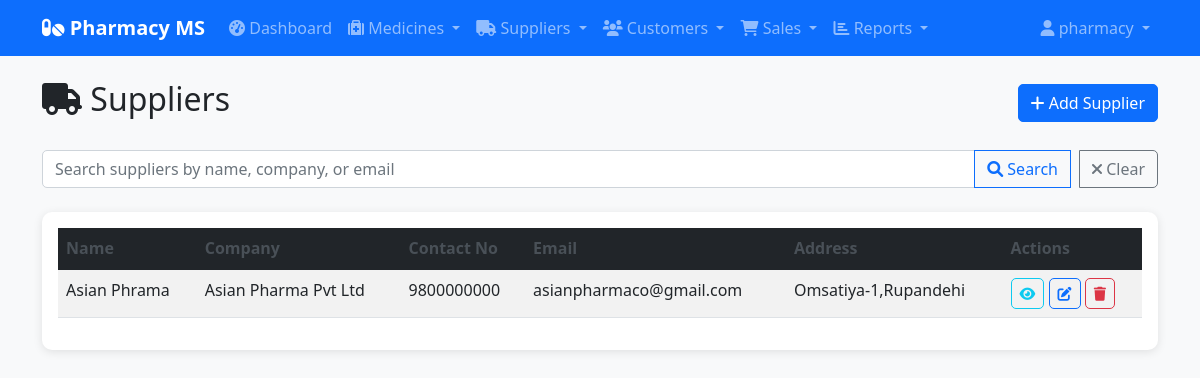
Page /suppliers/ (signed in) on the committed database.
### suppliers/models.py (models this page shows, shortened)
class Supplier(models.Model):
    name = models.CharField(max_length=100)
    company = models.CharField(max_length=100)
    contact_no = models.CharField(max_length=20)
    email = models.EmailField(blank=True)
    address = models.TextField(blank=True)

### suppliers/views.py (the view)
# urls.py: path('', views.supplier_list, name='supplier_list'),
@login_required
def supplier_list(request):
    if request.user.profile.role == 'customer':
        from django.shortcuts import redirect
        return redirect('medicines:medicine_list')
    suppliers = Supplier.objects.all().order_by('name')
    search_query = request.GET.get('search', '')
    if search_query:
        suppliers = suppliers.filter(
            Q(name__icontains=search_query) |
            Q(company__icontains=search_query) |
            Q(email__icontains=search_query)
        )
    context = {
        'suppliers': suppliers,
        'search_query': search_query,
    }
    return render(request, 'suppliers/supplier_list.html', context)

### templates/suppliers/supplier_list.html (shortened to what this page needs)
{% extends 'base.html' %}
{% block content %}
<div class="row mb-4">
    <div class="col-12 d-flex justify-content-between align-items-center">
        <h2><i class="fas fa-truck"></i> Suppliers</h2>
        <a href="{% url 'suppliers:supplier_create' %}" class="btn btn-primary">
            <i class="fas fa-plus"></i> Add Supplier
        </a>
    </div>
</div>
<div class="row mb-4">
    <div class="col-12">
        <form method="get" class="input-group">
            <input type="text" name="search" class="form-control" placeholder="Search suppliers by name, company, or email" value="{{ search_query }}">
            <button class="btn btn-outline-primary" type="submit">
                <i class="fas fa-search"></i> Search
            </button>
            <a href="{% url 'suppliers:supplier_list' %}" class="btn btn-outline-secondary ms-2">
                <i class="fas fa-times"></i> Clear
            </a>
        </form>
    </div>
</div>
<div class="row">
    <div class="col-12">
        <div class="card">
            <div class="card-body">
                {% if suppliers %}
                    <div class="table-responsive">
                        <table class="table table-striped table-hover">
                            <thead class="table-dark">
                                <tr>
                                    <th>Name</th>
                                    <th>Company</th>
                                    <th>Contact No</th>
                                    <th>Email</th>
                                    <th>Address</th>
                                    <th>Actions</th>
                                </tr>
                            </thead>
                            <tbody>
                                {% for supplier in suppliers %}
                                    <tr>
                                        <td>{{ supplier.name }}</td>
                                        <td>{{ supplier.company }}</td>
                                        <td>{{ supplier.contact_no }}</td>
                                        <td>{{ supplier.email }}</td>
                                        <td>{{ supplier.address|linebreaksbr }}</td>
                                        <td>
                                            <a href="{% url 'suppliers:supplier_detail' supplier.pk %}" class="btn btn-sm btn-outline-info" title="View">
                                                <i class="fas fa-eye"></i>
                                            </a>
                                            <a href="{% url 'suppliers:supplier_update' supplier.pk %}" class="btn btn-sm btn-outline-primary" title="Edit">
                                                <i class="fas fa-edit"></i>
                                            </a>
                                            <a href="{% url 'suppliers:supplier_delete' supplier.pk %}" class="btn btn-sm btn-outline-danger" title="Delete">
                                                <i class="fas fa-trash"></i>
                                            </a>
                                        </td>
                                    </tr>
                                {% endfor %}
                            </tbody>
                        </table>
                    </div>
                {% endif %}
            </div>
        </div>
    </div>
</div>
{% endblock %}

### templates/base.html (shortened to what this page needs)
<!DOCTYPE html>
<html lang="en">
<head>
    <link href="https://cdn.jsdelivr.net/npm/bootstrap@5.1.3/dist/css/bootstrap.min.css" rel="stylesheet">
    <link href="https://cdnjs.cloudflare.com/ajax/libs/font-awesome/6.0.0/css/all.min.css" rel="stylesheet">
    {% load static %}
    <link rel="stylesheet" href="{% static 'css/style.css' %}">
</head>
<body>
    <nav class="navbar navbar-expand-lg navbar-dark bg-primary">
        <div class="container">
            <a class="navbar-brand" href="{% url 'reports:dashboard' %}">
                <i class="fas fa-pills"></i> Pharmacy MS
            </a>
            <div class="collapse navbar-collapse" id="navbarNav">
                <ul class="navbar-nav me-auto">
                    <li class="nav-item">
                        <a class="nav-link" href="{% url 'reports:dashboard' %}">
                            <i class="fas fa-tachometer-alt"></i> Dashboard
                        </a>
                    </li>
                    <li class="nav-item dropdown">
                        <a class="nav-link dropdown-toggle" href="#" id="medicinesDropdown" role="button" data-bs-toggle="dropdown">
                            <i class="fas fa-medkit"></i> Medicines
                        </a>
                    </li>
                    <li class="nav-item dropdown">
                        <a class="nav-link dropdown-toggle" href="#" id="suppliersDropdown" role="button" data-bs-toggle="dropdown">
                            <i class="fas fa-truck"></i> Suppliers
                        </a>
                    </li>
                    <li class="nav-item dropdown">
                        <a class="nav-link dropdown-toggle" href="#" id="customersDropdown" role="button" data-bs-toggle="dropdown">
                            <i class="fas fa-users"></i> Customers
                        </a>
                    </li>
                    <li class="nav-item dropdown">
                        <a class="nav-link dropdown-toggle" href="#" id="salesDropdown" role="button" data-bs-toggle="dropdown">
                            <i class="fas fa-shopping-cart"></i> Sales
                        </a>
                    </li>
                    <li class="nav-item dropdown">
                        <a class="nav-link dropdown-toggle" href="#" id="reportsDropdown" role="button" data-bs-toggle="dropdown">
                            <i class="fas fa-chart-bar"></i> Reports
                        </a>
                    </li>
                </ul>
                <ul class="navbar-nav">
                    <li class="nav-item dropdown">
                        <a class="nav-link dropdown-toggle" href="#" id="userDropdown" role="button" data-bs-toggle="dropdown">
                            <i class="fas fa-user"></i> {{ user.username }}
                        </a>
                    </li>
                </ul>
            </div>
        </div>
    </nav>
    <div class="container mt-4">
        {% block content %}{% endblock %}
    </div>
</body>
</html>

### static/css/style.css (style rules this page uses)
body { background-color: #f8f9fa; }
.navbar-brand { font-weight: bold; }
.card { border: none; border-radius: 10px; box-shadow: 0 2px 10px rgba(0,0,0,0.1); }
.btn { border-radius: 5px; }
.table th { border-top: none; font-weight: 600; color: #495057; }
.form-control, .form-select { border-radius: 5px; border: 1px solid #ced4da; }

### rows in the picture
Supplier: name "Asian Phrama", company "Asian Pharma Pvt Ltd", contact_no "9800000000", email "asianpharmaco@gmail.com", address "Omsatiya-1,Rupandehi"

### other values in the picture
{{ user.username }} "pharmacy"
